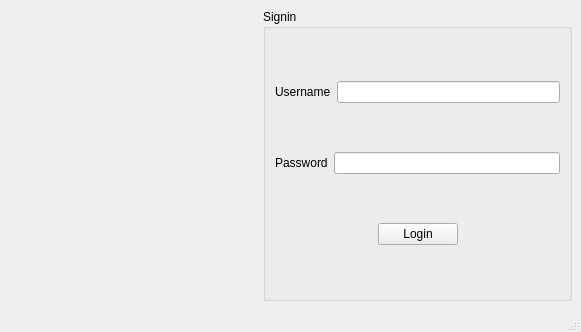
<?xml version="1.0" encoding="UTF-8"?>
<ui version="4.0">
 <class>MainWindow</class>
 <widget class="QMainWindow" name="MainWindow">
  <property name="geometry">
   <rect>
    <x>0</x>
    <y>0</y>
    <width>581</width>
    <height>332</height>
   </rect>
  </property>
  <property name="windowTitle">
   <string>MainWindow</string>
  </property>
  <widget class="QWidget" name="centralwidget">
   <layout class="QHBoxLayout" name="horizontalLayout">
    <item>
     <widget class="QLabel" name="loginIcon">
      <property name="sizePolicy">
       <sizepolicy hsizetype="Preferred" vsizetype="Preferred">
        <horstretch>4</horstretch>
        <verstretch>0</verstretch>
       </sizepolicy>
      </property>
      <property name="text">
       <string/>
      </property>
      <property name="pixmap">
       <pixmap resource="resource.qrc">:/rec/loginUser.png</pixmap>
      </property>
      <property name="scaledContents">
       <bool>true</bool>
      </property>
     </widget>
    </item>
    <item>
     <widget class="QGroupBox" name="groupBox">
      <property name="sizePolicy">
       <sizepolicy hsizetype="Preferred" vsizetype="Preferred">
        <horstretch>5</horstretch>
        <verstretch>0</verstretch>
       </sizepolicy>
      </property>
      <property name="title">
       <string>Signin</string>
      </property>
      <layout class="QHBoxLayout" name="horizontalLayout_5">
       <item>
        <layout class="QVBoxLayout" name="verticalLayout">
         <item>
          <layout class="QHBoxLayout" name="horizontalLayout_2">
           <item>
            <widget class="QLabel" name="label">
             <property name="text">
              <string>Username</string>
             </property>
             <property name="buddy">
              <cstring>usernameLineEdit</cstring>
             </property>
            </widget>
           </item>
           <item>
            <widget class="QLineEdit" name="usernameLineEdit"/>
           </item>
          </layout>
         </item>
         <item>
          <layout class="QHBoxLayout" name="horizontalLayout_3">
           <item>
            <widget class="QLabel" name="label_2">
             <property name="text">
              <string>Password</string>
             </property>
             <property name="buddy">
              <cstring>passwordLineEdit</cstring>
             </property>
            </widget>
           </item>
           <item>
            <widget class="QLineEdit" name="passwordLineEdit">
             <property name="echoMode">
              <enum>QLineEdit::Password</enum>
             </property>
            </widget>
           </item>
          </layout>
         </item>
         <item>
          <layout class="QHBoxLayout" name="horizontalLayout_4">
           <item>
            <spacer name="horizontalSpacer">
             <property name="orientation">
              <enum>Qt::Horizontal</enum>
             </property>
             <property name="sizeHint" stdset="0">
              <size>
               <width>40</width>
               <height>20</height>
              </size>
             </property>
            </spacer>
           </item>
           <item>
            <widget class="QPushButton" name="pushButton">
             <property name="text">
              <string>Login</string>
             </property>
            </widget>
           </item>
           <item>
            <spacer name="horizontalSpacer_2">
             <property name="orientation">
              <enum>Qt::Horizontal</enum>
             </property>
             <property name="sizeHint" stdset="0">
              <size>
               <width>40</width>
               <height>20</height>
              </size>
             </property>
            </spacer>
           </item>
          </layout>
         </item>
        </layout>
       </item>
      </layout>
     </widget>
    </item>
   </layout>
  </widget>
  <widget class="QMenuBar" name="menubar">
   <property name="geometry">
    <rect>
     <x>0</x>
     <y>0</y>
     <width>581</width>
     <height>21</height>
    </rect>
   </property>
  </widget>
  <widget class="QStatusBar" name="statusbar"/>
 </widget>
 <resources>
  <include location="resource.qrc"/>
 </resources>
 <connections/>
</ui>
